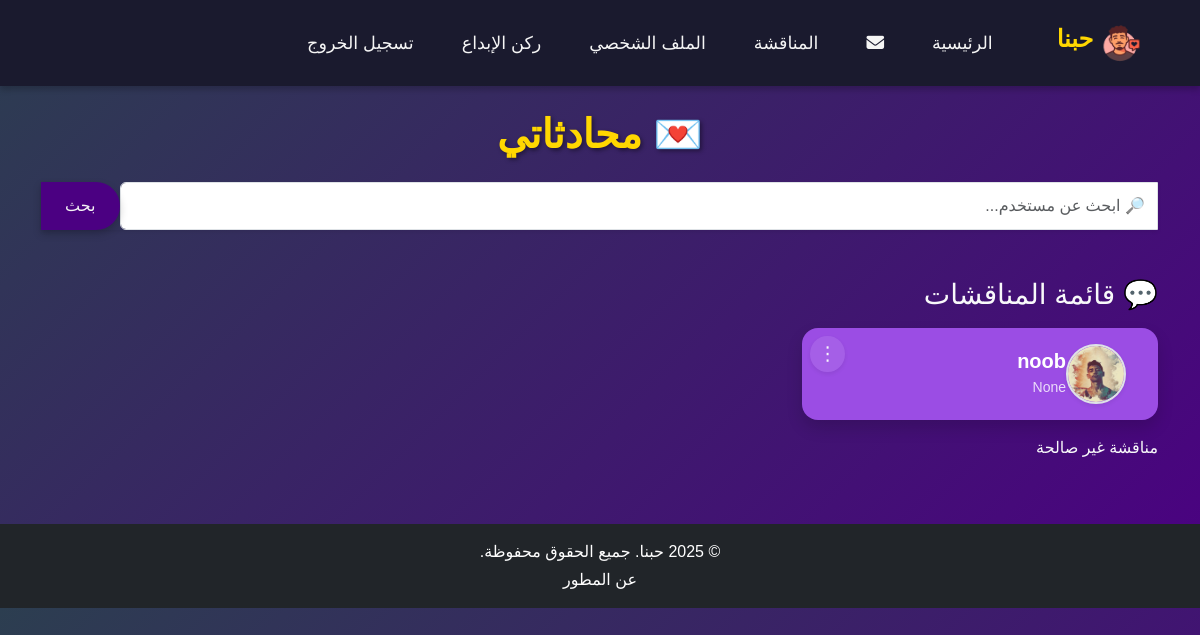
The page /discussions/ (signed in) on the database its author committed.
### main/models.py (models this page shows, shortened)
class Discussion(models.Model):
    participants = models.ManyToManyField(User, related_name='discussions')
    created_at = models.DateTimeField(auto_now_add=True)
    def get_other_participant(self, user):
        return self.participants.exclude(id=user.id).first()

class Profile(models.Model):
    user = models.OneToOneField(User, on_delete=models.CASCADE)
    image = models.ImageField(upload_to='profile_images/', default='profile_images/default.png')
    bio = models.TextField(blank=True, default='I LOVE YOU ❤️ !')

class Message(models.Model):
    discussion = models.ForeignKey(Discussion, related_name='messages', on_delete=models.CASCADE,null=True, blank=True)
    sender = models.ForeignKey(User, related_name='sent_messages', on_delete=models.CASCADE)
    content = models.TextField(blank=True, null=True)
    image = models.ImageField(upload_to='chat_images/', blank=True, null=True)
    timestamp = models.DateTimeField(auto_now_add=True)
    is_read = models.BooleanField(default=False)
    liked_by = models.ManyToManyField(User, related_name="liked_messages", blank=True)  # NEW

### main/views.py (the view)
# urls.py: path('discussions/', views.discussion_list, name='discussion_list'),
@login_required
def discussion_list(request):
    query = request.GET.get('q', '')
    users = []
    if query:
        users = User.objects.filter(username__icontains=query).exclude(id=request.user.id)
    discussions = Discussion.objects.filter(participants=request.user).prefetch_related('participants').annotate(last_message_time=Max('messages__timestamp')) \
        .order_by('-last_message_time', '-created_at')
    discussion_data = []
    for discussion in discussions:
        other_participant = discussion.get_other_participant(request.user)
        discussion_data.append({
            'discussion': discussion,
            'other_participant': other_participant,
        })
    return render(request, 'main/discussion_list.html', {
        'discussion_data': discussion_data,
        'users': users,
        'query': query
    })

### main/context_processors.py (called while the page is built)
def unread_message_count(request):
    if request.user.is_authenticated:
        count = Message.objects.filter(
            discussion__participants=request.user,
            is_read=False
        ).exclude(sender=request.user).count()
        return {'unread_count': count}
    return {'unread_count': 0}

### main/templates/main/discussion_list.html (shortened to what this page needs)
{% extends 'main/base.html' %}
{% block content %}
<div class="container mt-4">
    <h1 class="text-center mb-4">💌 محادثاتي</h1>
    <form method="GET" action="{% url 'search_users' %}" class="mb-4">
        <div class="input-group shadow-sm">
            <input type="text" name="q" class="form-control"
                   placeholder="🔎 ابحث عن مستخدم..." value="{{ query|default:'' }}">
            <button type="submit" class="btn btn-love px-4">بحث</button>
        </div>
    </form>
    <h3 class="mt-5 mb-3 text-light">💬 قائمة المناقشات</h3>
    <div class="row">
        {% for data in discussion_data %}
            {% if data.other_participant and data.other_participant.id %}
                <div class="col-md-4 mb-3">
                    <div class="card shadow border-0 rounded-4 chat-card position-relative">
                        <div class="dropdown position-absolute top-0 start-0 m-2 custom-dropdown">
    <button class="btn btn-sm btn-outline-light rounded-circle shadow-sm" type="button" data-bs-toggle="dropdown" aria-expanded="false">
        ⋮
    </button>
</div>
                        <a href="{% url 'discussion_detail' data.discussion.id %}" class="text-decoration-none" style="color: inherit;">
                            <div class="card-body d-flex align-items-center">
                                <img src="{{ data.other_participant.profile.image.url|default:'/media/profile_images/default.png' }}"
                                     alt="{{ data.other_participant.username }}"
                                     class="rounded-circle me-3 shadow-sm border border-2 profile-hover"
                                     width="60" height="60">
                                <div>
                                    <h5 class="mb-1 fw-bold" style="color: #ffffff;">
                                        {{ data.other_participant.username }}
                                    </h5>
                                    <p class="mb-0 small" style="color: rgba(255, 255, 255, 0.8);">
                                        {% if data.discussion.messages.last %}
                                            {{ data.discussion.messages.last.content|truncatewords:6 }}
                                        {% else %}
                                            لا توجد رسائل بعد
                                        {% endif %}
                                    </p>
                                </div>
                            </div>
                        </a>
                    </div>
                </div>
            {% else %}
                <p class="text-light">مناقشة غير صالحة</p>
            {% endif %}
        {% endfor %}
    </div>
</div>
{% endblock %}

### static/css/style.css (style rules this page uses)
body { background: linear-gradient(135deg, #2c3e50 0%, #4b0082 100%); color: #f5f5f5; font-family: 'Poppins', sans-serif , "Segoe UI Emoji", "Noto Color Emoji" ; margin: 0; }
h1 { color: #ffd700; font-weight: 700; text-shadow: 2px 2px 4px rgba(0, 0, 0, 0.4); }
.btn-love { background-color: #4b0082; color: #f5f5f5; border: none; padding: 0.75rem 1.5rem; border-radius: 25px; font-size: 1rem; transition: background-color 0.3s ease, transform 0.3s ease; box-shadow: 0 4px 8px rgba(0, 0, 0, 0.2); }
.card { background: #162447; border: none; border-radius: 10px; color: #f5f5f5; box-shadow: 0 4px 8px rgba(0, 0, 0, 0.3); transition: transform 0.3s ease; }

### main/templates/main/discussion_list.html (style rules this page uses)
.chat-card { background: #9b4de4; transition: background 0.3s; }
.profile-hover { transition: box-shadow 0.3s; }
.custom-dropdown .btn { font-size: 1.2rem; padding: 0.25rem 0.5rem; background: rgba(255,255,255,0.1); border: none; transition: background 0.3s, transform 0.2s; }
.card { overflow: visible !important; }

### rows shown on the page
Discussion: other_participant.profile.image (picture), other_participant.username "noob", discussion.messages.last.content "None"
Discussion: shows "مناقشة غير صالحة"
